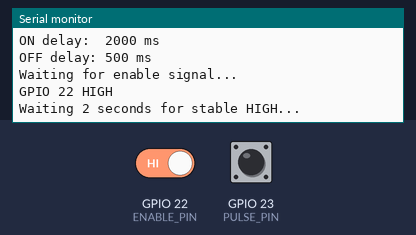
Bench run of a sketch on a simulated ESP32. On the bench: the last lines printed to the serial monitor. The inputs (shaded band) are chosen by the test bench; at power-on: GPIO 22 (ENABLE_PIN) HIGH, GPIO 23 (PULSE_PIN) HIGH.

Above: at 1.2 s.
1.3 s: GPIO 22 (ENABLE_PIN) driven LOW
At 1.9 s:
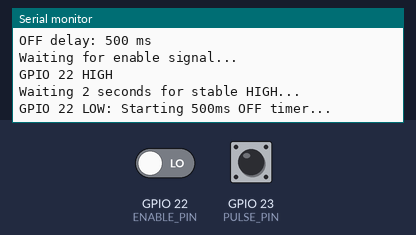
2.8 s: GPIO 22 (ENABLE_PIN) driven HIGH
At 5.6 s:
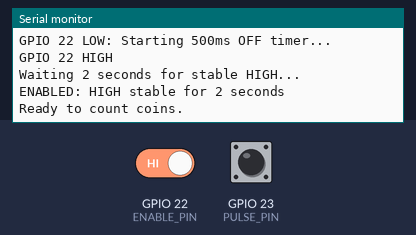
5.8 s: GPIO 23 (PULSE_PIN) pulled LOW for 0.15 s
At 6.9 s:
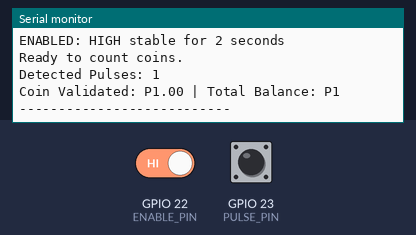
7.8 s: GPIO 22 (ENABLE_PIN) driven LOW
At 9.6 s:
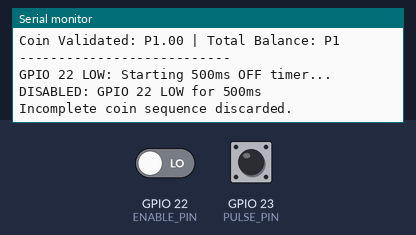

Measured:
- after the input at 1.3 s, the serial monitor: prints a new line at once (image 1)
- after the input at 2.8 s, the serial monitor: prints a new line after 2.0 s (image 2)
- after the input at 5.8 s, the serial monitor: prints a new line after 0.50 s (image 3)
- after the input at 7.8 s, the serial monitor: prints a new line at once (image 4)

The sketch:

esp32.ino
```cpp
const int PULSE_PIN  = 23;  // Coin acceptor pulse input
const int ENABLE_PIN = 22;  // Active-HIGH enable input

// --------------------------------------------------
// TIMING SETTINGS
// --------------------------------------------------

const unsigned long debounceDelay = 80;
const unsigned long pulseTimeout  = 500;
const unsigned long enableDelay   = 2000;
const unsigned long disableDelay  = 500;

// --------------------------------------------------
// VARIABLES
// --------------------------------------------------

volatile int pulseCount = 0;
volatile unsigned long lastPulseTime = 0;
volatile bool processingCoin = false;
volatile bool countingEnabled = false;

unsigned long enableHighStart = 0;
unsigned long enableLowStart = 0;

bool previousEnableState = false;

int runningTotalCredit = 0;

// --------------------------------------------------
// INTERRUPT: COUNT FALLING EDGES
// --------------------------------------------------

void IRAM_ATTR handlePulse()
{
    if (!countingEnabled)
        return;

    unsigned long now = millis();

    if (now - lastPulseTime < debounceDelay)
        return;

    pulseCount++;
    lastPulseTime = now;
    processingCoin = true;
}

// --------------------------------------------------
// RESET PULSE SEQUENCE
// --------------------------------------------------

void resetCoinSequence()
{
    noInterrupts();

    pulseCount = 0;
    processingCoin = false;
    lastPulseTime = millis();

    interrupts();
}

// --------------------------------------------------
// SETUP
// --------------------------------------------------

void setup()
{
    Serial.begin(115200);

    // GPIO 22 must be driven to a defined HIGH or LOW level.
    pinMode(ENABLE_PIN, INPUT);

    // Coin acceptor output: idle HIGH, pulse LOW.
    pinMode(PULSE_PIN, INPUT_PULLUP);

    resetCoinSequence();

    attachInterrupt(
        digitalPinToInterrupt(PULSE_PIN),
        handlePulse,
        FALLING
    );

    Serial.println();
    Serial.println("================================");
    Serial.println("ESP32 COIN ACCEPTOR");
    Serial.println("================================");
    Serial.println("GPIO 22: Enable control");
    Serial.println("GPIO 23: Coin pulse input");
    Serial.println("ON delay:  2000 ms");
    Serial.println("OFF delay: 500 ms");
    Serial.println("Waiting for enable signal...");
}

// --------------------------------------------------
// LOOP
// --------------------------------------------------

void loop()
{
    unsigned long now = millis();

    bool enableState =
        (digitalRead(ENABLE_PIN) == HIGH);

    // ==============================================
    // GPIO 22 LOW: START OFF TIMER
    // ==============================================

    if (!enableState)
    {
        // Start timer on first LOW observation.
        if (enableLowStart == 0)
        {
            enableLowStart = now;

            Serial.println(
                "GPIO 22 LOW: Starting 500ms OFF timer..."
            );
        }

        // Disable only after continuous LOW for 500ms.
        if (countingEnabled &&
            now - enableLowStart >= disableDelay)
        {
            countingEnabled = false;

            resetCoinSequence();

            Serial.println(
                "DISABLED: GPIO 22 LOW for 500ms"
            );
            Serial.println(
                "Incomplete coin sequence discarded."
            );
        }

        // If the system was waiting to enable,
        // cancel the 2-second HIGH timer.
        if (!countingEnabled)
        {
            enableHighStart = 0;
        }

        previousEnableState = false;

        // Process no coins while the input is LOW.
        delay(1);
        return;
    }

    // ==============================================
    // GPIO 22 HIGH: CANCEL OFF TIMER
    // ==============================================

    enableLowStart = 0;

    // Start the ON timer whenever HIGH returns
    // after the system was previously observing LOW.
    if (!previousEnableState)
    {
        enableHighStart = now;
        previousEnableState = true;

        Serial.println("GPIO 22 HIGH");
        Serial.println(
            "Waiting 2 seconds for stable HIGH..."
        );
    }

    // ==============================================
    // REQUIRE 2 SECONDS OF CONTINUOUS HIGH
    // ==============================================

    if (!countingEnabled)
    {
        if (enableHighStart != 0 &&
            now - enableHighStart >= enableDelay)
        {
            resetCoinSequence();

            countingEnabled = true;

            Serial.println(
                "ENABLED: HIGH stable for 2 seconds"
            );
            Serial.println("Ready to count coins.");
        }

        delay(1);
        return;
    }

    // ==============================================
    // PROCESS COMPLETED COIN SEQUENCE
    // ==============================================

    if (processingCoin &&
        now - lastPulseTime >= pulseTimeout)
    {
        // Check whether GPIO 22 is still HIGH.
        if (digitalRead(ENABLE_PIN) != HIGH)
            return;

        // Atomically capture and clear pulse count.
        noInterrupts();

        int pulses = pulseCount;
        pulseCount = 0;
        processingCoin = false;

        interrupts();

        Serial.print("Detected Pulses: ");
        Serial.println(pulses);

        // ==========================================
        // COIN VALUE MAPPING
        // ==========================================

        int coinValue = 0;

        // ₱1: 1-2 pulses
        if (pulses >= 1 && pulses <= 2)
        {
            coinValue = 1;
        }
        // ₱5: 5-7 pulses
        else if (pulses >= 5 && pulses <= 7)
        {
            coinValue = 5;
        }
        // ₱10: 10-13 pulses
        else if (pulses >= 10 && pulses <= 13)
        {
            coinValue = 10;
        }
        // ₱20: 20-21 pulses
        else if (pulses >= 20 && pulses <= 21)
        {
            coinValue = 20;
        }
        else
        {
            Serial.print("INVALID: ");
            Serial.print(pulses);
            Serial.println(" pulses");
        }

        // ==========================================
        // ADD CREDIT
        // ==========================================

        if (coinValue > 0 &&
            countingEnabled &&
            digitalRead(ENABLE_PIN) == HIGH)
        {
            runningTotalCredit += coinValue;

            Serial.print("Coin Validated: P");
            Serial.print(coinValue);
            Serial.print(".00 | Total Balance: P");
            Serial.println(runningTotalCredit);

            Serial.println("---------------------------");
        }
    }
}
```
